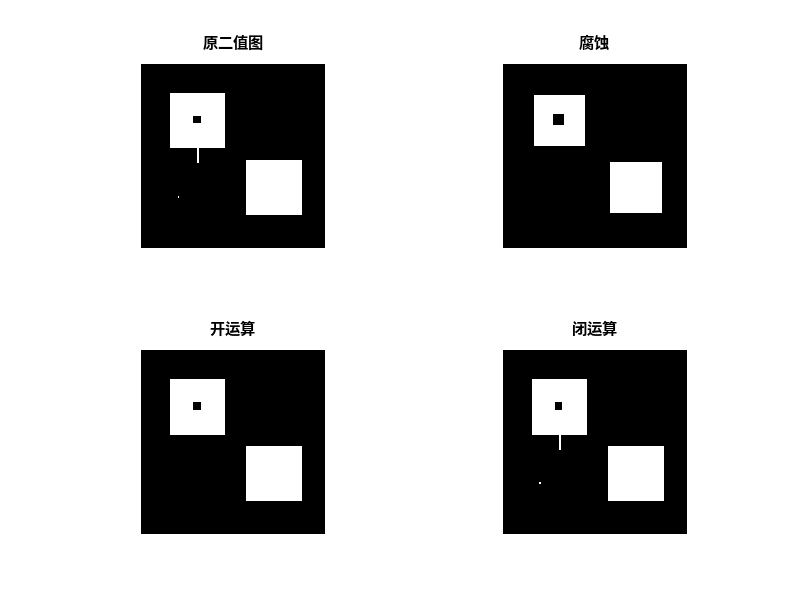

This chart was generated by the following MATLAB code:
%% 09-morphology.m | 二值形态学四则运算（3x3 结构元素）
%% GNU Octave，零第三方依赖；合成图像，无需任何外部文件
clear; close all; clc;
SHOW = ~strcmp(getenv("IP_HEADLESS"), "1");
% ---- 参数区 ----
N = 96; win = 3;
% ---- 造图：两个方块 + 孤立亮点 + 内部小孔 + 细毛刺 ----
[X, Y] = meshgrid(1:N, 1:N);
bw = double((X>15 & X<45 & Y>15 & Y<45) | (X>55 & X<85 & Y>50 & Y<80));
bw(70, 20) = 1;                       % 孤立亮点
bw(28:31, 28:31) = 0;                % 内部小孔
bw(45:52, 30) = 1;                   % 细毛刺
% ---- 工具：带零填充的局部窗口 ----
p = (win-1)/2;
a = zeros(N + 2*p, N + 2*p);
a(p+1:p+N, p+1:p+N) = bw;
% ---- 算法：腐蚀 = 窗口全 1；膨胀 = 窗口含 1 ----
ero = zeros(N, N); dil = zeros(N, N);
for r = 1:N
  for c = 1:N
    blk = a(r:r+win-1, c:c+win-1);
    ero(r,c) = double(all(blk(:) == 1));
    dil(r,c) = double(any(blk(:) == 1));
  end
end
% ---- 开 = 先腐蚀后膨胀；闭 = 先膨胀后腐蚀（同样用 win 邻域）----
ae = zeros(N + 2*p, N + 2*p); ae(p+1:p+N, p+1:p+N) = ero;
opened = zeros(N, N);
for r = 1:N
  for c = 1:N
    blk = ae(r:r+win-1, c:c+win-1);
    opened(r,c) = double(any(blk(:) == 1));
  end
end
ad = zeros(N + 2*p, N + 2*p); ad(p+1:p+N, p+1:p+N) = dil;
closed = zeros(N, N);
for r = 1:N
  for c = 1:N
    blk = ad(r:r+win-1, c:c+win-1);
    closed(r,c) = double(all(blk(:) == 1));
  end
end
% ---- 数值验证 ----
printf("原图前景 = %d, 腐蚀 = %d, 膨胀 = %d\n", sum(bw(:)), sum(ero(:)), sum(dil(:)));
printf("开运算 = %d（孤立点与毛刺被删：%d 个像素）\n", sum(opened(:)), sum(bw(:))-sum(opened(:)));
printf("闭运算 = %d（内部小孔被填：%d 个像素）\n", sum(closed(:)), sum(closed(:))-sum(bw(:)));
printf("孤立亮点 (70,20): 原 %d -> 开运算后 %d\n", bw(70,20), opened(70,20));
printf("小孔中心 (29,29): 原 %d -> 闭运算后 %d\n", bw(29,29), closed(29,29));
% ---- 可视化 ----
if SHOW
  figure("name", "09 形态学");
  subplot(2, 2, 1); imagesc(bw, [0 1]); colormap gray; axis image off; title("原二值图");
  subplot(2, 2, 2); imagesc(ero, [0 1]); axis image off; title("腐蚀");
  subplot(2, 2, 3); imagesc(opened, [0 1]); axis image off; title("开运算");
  subplot(2, 2, 4); imagesc(closed, [0 1]); axis image off; title("闭运算");
end
